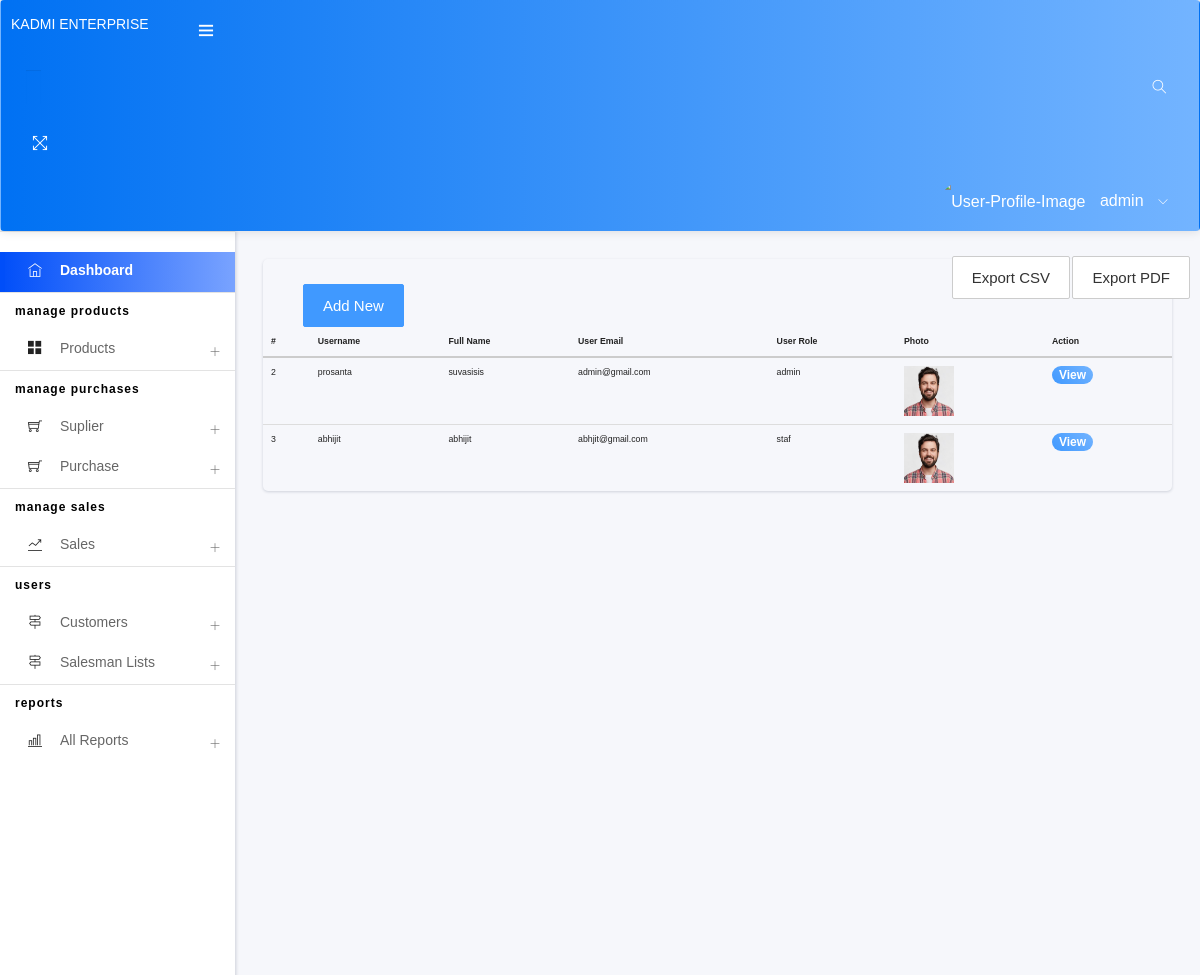
The page /users.php (signed in) on the database its author committed.
### tables this page shows
CREATE TABLE `users` (
  `id` int(11) NOT NULL,
  `user_name` varchar(255) NOT NULL,
  `ufname` varchar(255) NOT NULL,
  `user_pass` varchar(255) NOT NULL,
  `user_email` varchar(255) NOT NULL,
  `user_role` varchar(255) NOT NULL,
  `u_photo` varchar(255) NOT NULL,
  `u_com` varchar(255) DEFAULT NULL,
  `phone` varchar(255) DEFAULT NULL,
  `com_reg` varchar(255) DEFAULT NULL,
  `U_address` varchar(255) DEFAULT NULL,
  `u_country` varchar(255) DEFAULT NULL,
  `u_about` varchar(255) DEFAULT NULL
);

### session.php (called while the page is built, shortened)
<?php
if (isset($_SESSION['username'])) {
    $user = $_SESSION['username'];
    $stmt = $conn->prepare('SELECT * FROM users WHERE user_name = ?');
    $stmt->bind_param('s', $user);
    $stmt->execute();
    $result = $stmt->get_result();
    $row = $result->fetch_array(MYSQLI_ASSOC);
    $uphoto = $row['u_photo'];
    $urole = $row['user_role'];
    $adminRole = 'admin';
    $stmt = $conn->prepare('SELECT u_com, com_reg, U_address, u_country FROM users WHERE user_role = ? ORDER BY id ASC LIMIT 1');
    $stmt->bind_param('s', $adminRole);
    $stmt->execute();
    $adminResult = $stmt->get_result();
    $adminRow = $adminResult->fetch_array(MYSQLI_ASSOC);
    $comName = $adminRow['u_com'] ?? 'Company information not available';
}

### src/Controller/Users.php (called while the page is built, shortened)
<?php
 class Users extends Database
 {
    public function getAllUsers() {
        $sql = "SELECT * FROM users";
        return $this->getData($sql);
    }
 }

### src/Classes/Database.php (called while the page is built, shortened)
<?php
class Database {
    protected $conn;
    public function __construct($conn) {
        $this->conn = $conn;
    }
    protected function getData($sql, $params = [], $types = '') {
        $stmt = $this->conn->prepare($sql);
        $stmt->execute();
        $result = $stmt->get_result();
        $data = [];
        while ($row = mysqli_fetch_array($result)) {
            $data[] = $row;
        }
        return $data;
    }
}

### users.php (the view)
<?php
require_once 'includes/header.php';
require_once 'includes/sidebar.php';
$users = new Users($conn);
?>
<div class="pcoded-content">
    <div class="pcoded-inner-content">
        <div class="main-body">
            <div class="page-wrapper">
                <div class="page-body">
                    <div class="card">
                       <div class="card-header">
                            <div class="col-md-12">
                                <a href="user_frm.php" class="btn btn-primary">Add new</a>
                            </div>
                            <div class="card-header-right">
                                <button id="products__exportCsv" data-id="export_products_csv"
                                    class="btn btn-default">Export CSV</button>
                                <button class="btn btn-default">Export PDF</button>
                            </div>
                        </div>
                        <div class="card-body">
                            <table class="table table-hover" id="users_list">
                                <thead>
                                    <tr>
                                        <th>#</th>
                                        <th>Username</th>
                                        <th>Full Name</th>
                                        <th>User Email</th>
                                        <th>User Role</th>
                                        <th>Photo</th>
                                        <th>Action</th>
                                    </tr>
                                </thead>
                                <tbody>
                                    <?php
                                        $users = $users->getAllUsers();
                                        foreach ($users as $ru) {
                                    ?>
                                    <tr>
                                        <td><?=$ru['id'];?></td>
                                        <td><?=$ru['user_name'];?></td>
                                        <td><?=$ru['ufname'];?></td>
                                        <td><?=$ru['user_email'];?></td>
                                        <td><?=$ru['user_role'];?></td>
                                        <td><img src="<?=$ru['u_photo'];?>" alt="<?=$ru['u_photo'];?>" class="rounded"
                                                width="50"></td>
                                        <td>
                                            <?php
                                            if ($urole == 'admin') {
                                            ?>
                                                <a href="user_frm.php?user_id=<?= $ru['id'];?>" class="badge badge-primary p-2"><i class="ti-pencil-alt"></i></a>
                                                <?php if($user_name !== $ru['user_name']){?>
                                                <a href="javascript:void(0);" id="delete_user" data-id="<?= $ru['id'];?>" class="badge badge-danger p-2"><i class="ti-trash"></i></a>
                                                    <?php }?>
                                            <?php
                                            }else{
                                            ?>
                                            <a href="#" class="badge badge-primary p-2">View</a>
                                            <?php }?>
                                        </td>
                                    </tr>
                                    <?php }?>
                                </tbody>
                            </table>
                        </div>
                    </div>
                </div>
            </div>
        </div>
    </div>
</div>
<?php require_once 'includes/footer.php'?>

### includes/header.php (shortened to what this page needs)
<?php
require_once 'action.php';
include 'session.php';
?>
<!DOCTYPE html>
<html lang="en">
<head>
<link rel="stylesheet" type="text/css" href="assets/css/bootstrap/css/bootstrap.min.css">
 <link rel="stylesheet" href="https://code.jquery.com/ui/1.14.0/themes/base/jquery-ui.css">
<link rel="stylesheet" href="assets/plugins/datatables-bs4/css/dataTables.bootstrap4.min.css">
<link rel="stylesheet" href="assets/plugins/datatables-responsive/css/responsive.bootstrap4.min.css">
<link rel="stylesheet" href="assets/select2/css/select2.min.css">
<link rel="stylesheet" href="assets/select2-bootstrap4-theme/select2-bootstrap4.min.css">
 <link rel="stylesheet" type="text/css" href="assets/sweetalert/sweetalert.min.css">
<link rel="stylesheet" type="text/css" href="assets/icon/themify-icons/themify-icons.css">
<link rel="stylesheet" type="text/css" href="assets/icon/font-awesome/css/font-awesome.min.css">
<link rel="stylesheet" type="text/css" href="assets/icon/icofont/css/icofont.css">
<link rel="stylesheet" type="text/css" href="assets/css/style.css">
<link rel="stylesheet" type="text/css" href="assets/css/main.css">
<link rel="stylesheet" type="text/css" href="assets/css/jquery.mCustomScrollbar.css">
</head>
<body>
<div id="pcoded" class="pcoded">
<div class="pcoded-container navbar-wrapper">
<nav class="navbar header-navbar pcoded-header">
<div class="navbar-wrapper">
    <div class="navbar-logo">
        <a class="mobile-menu" id="mobile-collapse" href="#!">
            <i class="ti-menu"></i>
        </a>
        <a href="index.php" class="text-center">
            <p><?= $comName;?></p>
        </a>
    </div>
    <div class="navbar-container container-fluid">
        <ul class="nav-left">
            <li class="header-search">
                <div class="main-search morphsearch-search">
                    <div class="input-group">
                        <input type="text" class="form-control">
                        <span class="input-group-addon search-btn"><i class="ti-search"></i></span>
                    </div>
                </div>
            </li>
            <li>
                <a href="#!" onclick="javascript:toggleFullScreen()">
                    <i class="ti-fullscreen"></i>
                </a>
            </li>
        </ul>
        <ul class="nav-right">
            <li class="user-profile header-notification">
                <a href="#!">
                    <img src="<?= $uphoto;?>" class="img-radius" alt="User-Profile-Image">
                    <span><?= $_SESSION['username'];?></span>
                    <i class="ti-angle-down"></i>
                </a>
            </li>
        </ul>
    </div>
</div>
</nav>

### rows shown on the page
users: u_com "KADMI ENTERPRISE", id "2", user_name "prosanta", ufname "suvasisis", user_email "admin@gmail.com", user_role "admin", u_photo (picture)
users: id "3", user_name "abhijit", ufname "abhijit", user_email "abhjit@gmail.com", user_role "staf", u_photo (picture)

### other values the page prints
$_SESSION['username'] "admin"
